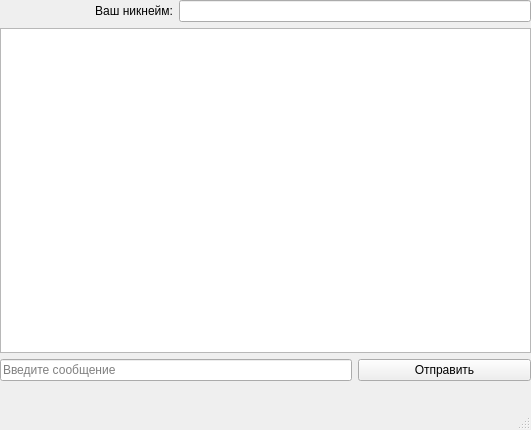
<?xml version="1.0" encoding="UTF-8"?>
<ui version="4.0">
 <class>MainWindow</class>
 <widget class="QMainWindow" name="MainWindow">
  <property name="geometry">
   <rect>
    <x>0</x>
    <y>0</y>
    <width>531</width>
    <height>430</height>
   </rect>
  </property>
  <property name="windowTitle">
   <string>MainWindow</string>
  </property>
  <widget class="QWidget" name="centralwidget">
   <widget class="QWidget" name="gridLayoutWidget">
    <property name="geometry">
     <rect>
      <x>0</x>
      <y>0</y>
      <width>531</width>
      <height>381</height>
     </rect>
    </property>
    <layout class="QGridLayout" name="gridLayout">
     <item row="2" column="2">
      <widget class="QPushButton" name="send">
       <property name="text">
        <string>Отправить</string>
       </property>
      </widget>
     </item>
     <item row="0" column="1" colspan="2">
      <widget class="QLineEdit" name="nick">
       <property name="readOnly">
        <bool>true</bool>
       </property>
       <property name="placeholderText">
        <string/>
       </property>
      </widget>
     </item>
     <item row="0" column="0">
      <widget class="QLabel" name="label">
       <property name="layoutDirection">
        <enum>Qt::LeftToRight</enum>
       </property>
       <property name="text">
        <string>Ваш никнейм:</string>
       </property>
       <property name="alignment">
        <set>Qt::AlignRight|Qt::AlignTrailing|Qt::AlignVCenter</set>
       </property>
      </widget>
     </item>
     <item row="1" column="0" colspan="3">
      <widget class="QTextEdit" name="textEdit">
       <property name="readOnly">
        <bool>true</bool>
       </property>
      </widget>
     </item>
     <item row="2" column="0" colspan="2">
      <widget class="QLineEdit" name="message">
       <property name="placeholderText">
        <string>Введите сообщение</string>
       </property>
      </widget>
     </item>
    </layout>
   </widget>
  </widget>
  <widget class="QMenuBar" name="menubar">
   <property name="geometry">
    <rect>
     <x>0</x>
     <y>0</y>
     <width>531</width>
     <height>21</height>
    </rect>
   </property>
  </widget>
  <widget class="QStatusBar" name="statusbar"/>
 </widget>
 <resources/>
 <connections/>
</ui>
